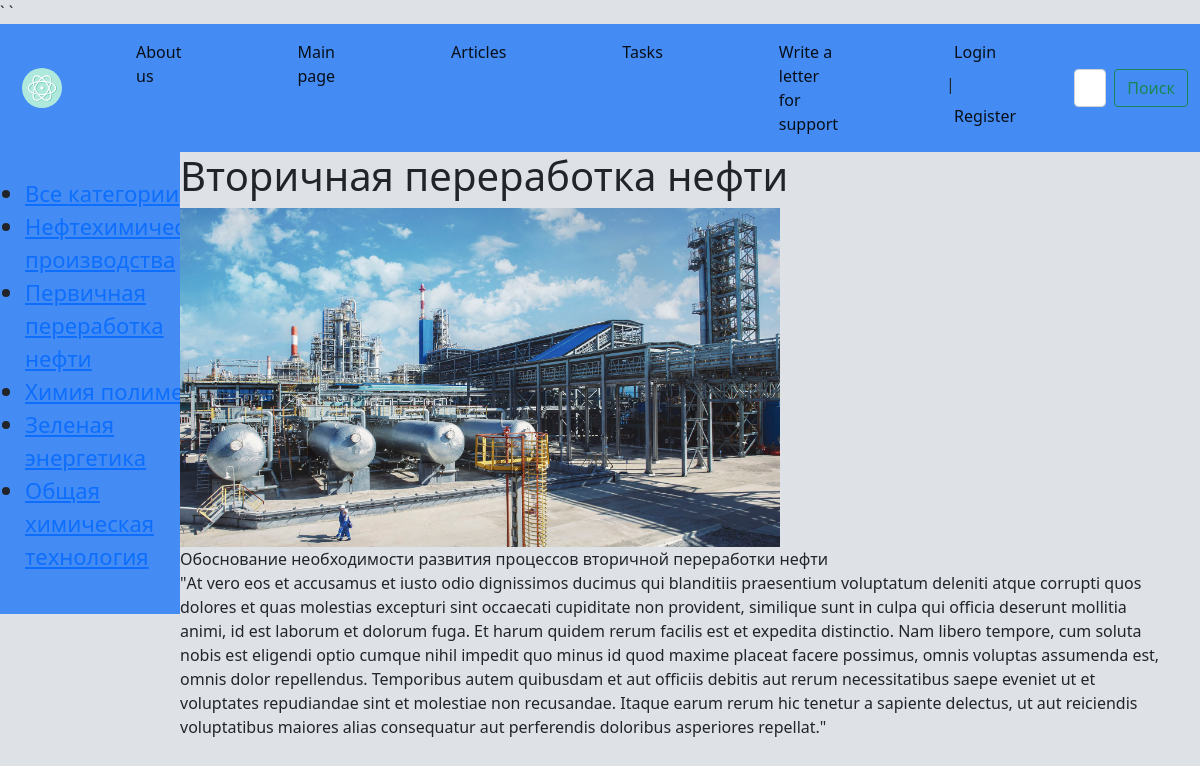
The page /post/Vtorichnaya_pererabotka_nefty/ on the database its author committed.
### basicchem/models.py (models this page shows, shortened)
class Category(models.Model):
    name = models.CharField(max_length=255, db_index=True)
    slug = models.SlugField(max_length=255, unique=True, db_index=True, verbose_name='URL')
    def get_absolute_url(self):
        return reverse('category', kwargs={'cat_slug': self.slug})

class Basicchem(models.Model):
    title = models.CharField(max_length=255)
    content = models.TextField(blank=True)
    slug = models.SlugField(max_length=255, unique=True, db_index=True, verbose_name='URL')
    photo = models.ImageField(upload_to='photos', blank=True)
    time_create = models.DateTimeField(auto_now_add=True)
    time_update = models.DateTimeField(auto_now=True)
    is_published = models.BooleanField(default=True)
    cat = models.ForeignKey('Category', on_delete=models.PROTECT, null=True)
    user = models.ForeignKey(User, verbose_name='User', on_delete=models.CASCADE)
    def __str__(self):
        return self.title
    class Meta:
       ordering = ['title']

### basicchem/views.py (the view)
# urls.py: path('post/<slug:post_slug>/', ShowPost.as_view(), name='post'),
class ShowPost(DataMixin, DetailView):
    model = Basicchem
    template_name = 'Basicchem/post.html'
    slug_url_kwarg = 'post_slug'
    context_object_name = 'post'
    def get_context_data(self, **kwargs):
        context = super().get_context_data(**kwargs)
        c_def = self.get_user_context(title=context['post'])
        return dict(list(context.items()) + list(c_def.items()))

### basicchem/utils.py (called while the page is built)
    def get_user_context(self, **kwargs):
            context = kwargs
            cats = Category.objects.all()
            user_menu = menu.copy()
            if not self.request.user.is_authenticated:
                    user_menu.pop(4)
            context['menu'] = user_menu
            context['cats'] = cats
            return context

### basicchem/templates/Basicchem/post.html
{%  extends 'Basicchem/base.html' %}
{%  block content %}
<h1>{{ post.title }}</h1>
{%  if post.photo %}
  <img style="max-width: 600px; height: auto" src="{{post.photo.url}}">
{% endif %}
    {{ post.content|linebreaks  }}
{% endblock content %}

### basicchem/templates/Basicchem/base.html (shortened to what this page needs)
{% load static %}
<!DOCTYPE html>
<html lang="RU-EN">
<head>
    <link type="text/css" href="{% static 'basicchem/css/CSSbase1.css' %}" rel="stylesheet" />
	<link href="https://cdn.jsdelivr.net/npm/bootstrap@5.0.2/dist/css/bootstrap.min.css" rel="stylesheet">
</head>
<body  style="background-color: #DEE2E7;">
<div>
		<nav class="navbar navbar-expand-lg navbar-light" style="background-color: #448CF3;">
			<div class="container-fluid">
				<a class="navbar-brand" href="{% url 'home' %}"><img class = "navbarbrand" src="{% static 'basicchem/images/icon.svg' %}"> </a>
				<div class="collapse navbar-collapse" id="navbarSupportedContent">
                    {% block mainmenu %}
                    <ul class="navbar-nav me-auto mb-2 mb-lg-0">
						{% for m in menu %}
                        <li class="nav-item">
							<a class="nav-link active" aria-current="page" href="{%  url m.url_name %}">{{ m.title }}</a>
						</li>
                        {% endfor %}
                        {% if request.user.is_authenticated %}
                        <li class="nav-item" class="nav-link active" aria-current="page"> {{ user.username }}</li> | <a class="nav-link active" aria-current="page" href ="{% url 'logout' %}"> Logout</a>
					    {% else %}
					    <li class="nav-item"><a class="nav-link active" aria-current="page" href="{% url 'login' %}"> Login</a> | <a class="nav-link active" aria-current="page" href ="{% url 'registration' %}"> Register</a>
                        </li>
                        {% endif %}
                    </ul>
                    {% endblock mainmenu %}
					<form class="d-flex">
						<input class="form-control me-2" type="search" placeholder="Поиск по сайту" aria-label="Search">
						<button class="btn btn-outline-success" type="submit">Поиск</button>
					</form>
				</div>
			</div>
		</nav>
<div class="wrapper">
    {% load cache %}
    <nav id="sidebar">
        <ul class="list-unstyledcomponents">
            {% cache 500 sidebar %}
{% if cat_selected == 0 %}
            <li class="selected">Все категории</li>
{% else %}
            <li><a href={%  url "home" %}>Все категории</a></li>
{% endif %}
{% for c in cats %}
        {% if cat_selected == 0 %}
            <li class="selected">{{ c.name }}</li>
        {% else %}
            <li><a href="{{ c.get_absolute_url }}">{{ c.name }}</a></li>
        {% endif %}
{% endfor %}
        </ul>
    </nav>
    {% endcache %}
</div>
    <div style="margin-left: 15%; margin-right: 2%">
        {% block content %}
        {% endblock content %}
    </div>
</body>
</html>

### basicchem/static/basicchem/css/CSSbase1.css (style rules this page uses)
.wrapper { display: flex; align-items: stretch; background: #448CF3; width: 15%; float: left; }
.navbarbrand { width: 50px; height: 50px; padding-left: 10px; }
.nav-item { padding-right: 50px; padding-left: 50px; }
#sidebar { min-width: 250px; max-width: 250px; min-height: 100%; }
img { max-width: 600px; height: auto; }
.list-unstyledcomponents { padding: 25px 25px 25px 25px; font-size: 22px; }

### rows shown on the page
Category: name "Нефтехимические производства"
Category: name "Первичная переработка нефти"
Category: name "Химия полимеров"
Category: name "Зеленая энергетика"
Category: name "Общая химическая технология"
Basicchem: title "Вторичная переработка нефти", photo (picture), content "Обоснование необходимости развития процессов вторичной переработки нефти \"At vero eos et accusamus et iusto odio dignissimos ducimus qui blanditiis praesentium voluptatum deleniti atque corrupti quos dolores et quas molestias excepturi sint occaecati cupiditate non provident, similique sunt in culpa qui officia deserunt mollitia animi, id est laborum et dolorum fuga. Et harum quidem rerum facilis est et expedita distinctio. Nam libero tempore, cum soluta nobis est eligendi optio cumque nihil impedit quo minus id quod maxime placeat facere possimus, omnis voluptas assumenda est, omnis dolor repellendus. Temporibus autem quibusdam et aut officiis debitis aut rerum necessitatibus saepe eveniet…"

### other values the page prints
{{ m.title }} "About us" "Main page" "Articles" "Tasks" "Write a letter for support"
